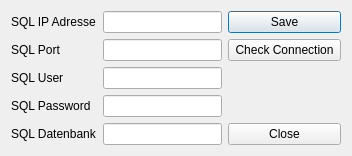
<?xml version="1.0" encoding="UTF-8"?>
<ui version="4.0">
 <class>ConfigSQLConnection</class>
 <widget class="QDialog" name="ConfigSQLConnection">
  <property name="geometry">
   <rect>
    <x>0</x>
    <y>0</y>
    <width>352</width>
    <height>151</height>
   </rect>
  </property>
  <property name="windowTitle">
   <string>Config SQL Connection</string>
  </property>
  <layout class="QGridLayout" name="gridLayout_2">
   <item row="0" column="0">
    <layout class="QGridLayout" name="gridLayout">
     <item row="0" column="0">
      <widget class="QLabel" name="lbSqlIp">
       <property name="text">
        <string>SQL IP Adresse</string>
       </property>
      </widget>
     </item>
     <item row="0" column="1">
      <widget class="QLineEdit" name="tbSqlIp"/>
     </item>
     <item row="1" column="0">
      <widget class="QLabel" name="lbSqlPort">
       <property name="text">
        <string>SQL Port</string>
       </property>
      </widget>
     </item>
     <item row="1" column="1">
      <widget class="QLineEdit" name="tbSqlPort"/>
     </item>
     <item row="2" column="0">
      <widget class="QLabel" name="lbSqlUser">
       <property name="text">
        <string>SQL User</string>
       </property>
      </widget>
     </item>
     <item row="2" column="1">
      <widget class="QLineEdit" name="tbSqlUser"/>
     </item>
     <item row="3" column="0">
      <widget class="QLabel" name="lbSqlPw">
       <property name="text">
        <string>SQL Password</string>
       </property>
      </widget>
     </item>
     <item row="3" column="1">
      <widget class="QLineEdit" name="tbSqlPw"/>
     </item>
     <item row="4" column="0">
      <widget class="QLabel" name="lbSqlDb">
       <property name="text">
        <string>SQL Datenbank</string>
       </property>
      </widget>
     </item>
     <item row="4" column="1">
      <widget class="QLineEdit" name="tbSqlDb"/>
     </item>
    </layout>
   </item>
   <item row="0" column="1">
    <layout class="QFormLayout" name="formLayout">
     <item row="0" column="0" colspan="2">
      <widget class="QPushButton" name="btSave">
       <property name="cursor">
        <cursorShape>ArrowCursor</cursorShape>
       </property>
       <property name="text">
        <string>Save</string>
       </property>
      </widget>
     </item>
     <item row="1" column="0" colspan="2">
      <widget class="QPushButton" name="btCheck">
       <property name="text">
        <string> Check Connection </string>
       </property>
      </widget>
     </item>
     <item row="2" column="1">
      <spacer name="verticalSpacer">
       <property name="orientation">
        <enum>Qt::Vertical</enum>
       </property>
       <property name="sizeHint" stdset="0">
        <size>
         <width>20</width>
         <height>40</height>
        </size>
       </property>
      </spacer>
     </item>
     <item row="3" column="0" colspan="2">
      <widget class="QPushButton" name="btClose">
       <property name="text">
        <string>Close</string>
       </property>
      </widget>
     </item>
    </layout>
   </item>
  </layout>
 </widget>
 <resources/>
 <connections/>
</ui>
